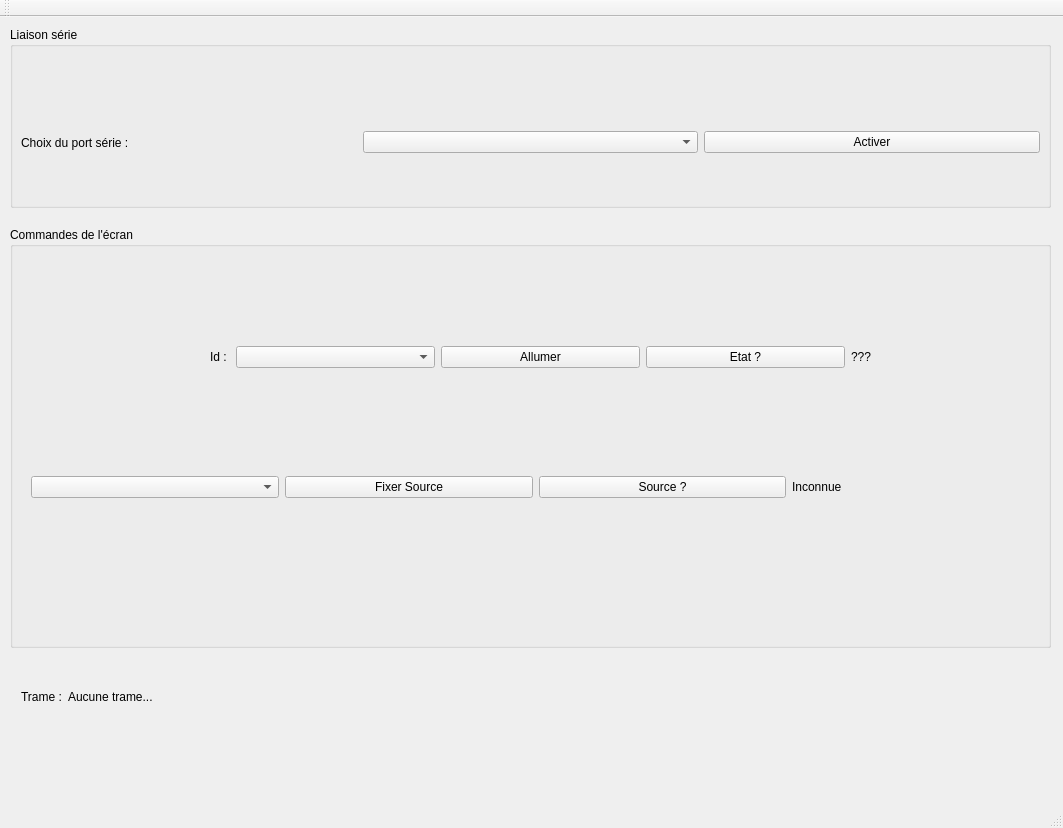
<?xml version="1.0" encoding="UTF-8"?>
<ui version="4.0">
 <class>CIhmAppEcranDyn</class>
 <widget class="QMainWindow" name="CIhmAppEcranDyn">
  <property name="geometry">
   <rect>
    <x>0</x>
    <y>0</y>
    <width>1063</width>
    <height>828</height>
   </rect>
  </property>
  <property name="windowTitle">
   <string>CIhmAppEcranDyn</string>
  </property>
  <widget class="QWidget" name="centralWidget">
   <widget class="QGroupBox" name="gbRs">
    <property name="geometry">
     <rect>
      <x>10</x>
      <y>10</y>
      <width>1041</width>
      <height>181</height>
     </rect>
    </property>
    <property name="title">
     <string>Liaison série</string>
    </property>
    <widget class="QWidget" name="horizontalLayoutWidget">
     <property name="geometry">
      <rect>
       <x>0</x>
       <y>70</y>
       <width>1041</width>
       <height>91</height>
      </rect>
     </property>
     <layout class="QHBoxLayout" name="horizontalLayoutRs">
      <item>
       <widget class="QLabel" name="laChoix">
        <property name="text">
         <string>Choix du port série : </string>
        </property>
       </widget>
      </item>
      <item>
       <widget class="QComboBox" name="cbPorts"/>
      </item>
      <item>
       <widget class="QPushButton" name="pbActiver">
        <property name="text">
         <string>Activer</string>
        </property>
       </widget>
      </item>
     </layout>
    </widget>
   </widget>
   <widget class="QWidget" name="horizontalLayoutWidget_2">
    <property name="geometry">
     <rect>
      <x>10</x>
      <y>640</y>
      <width>1041</width>
      <height>80</height>
     </rect>
    </property>
    <layout class="QHBoxLayout" name="horizontalLayoutTrame">
     <item>
      <widget class="QLabel" name="label">
       <property name="text">
        <string>Trame :</string>
       </property>
      </widget>
     </item>
     <item>
      <widget class="QLabel" name="lTrame">
       <property name="text">
        <string>Aucune trame...</string>
       </property>
      </widget>
     </item>
     <item>
      <spacer name="horizontalSpacer">
       <property name="orientation">
        <enum>Qt::Horizontal</enum>
       </property>
       <property name="sizeHint" stdset="0">
        <size>
         <width>40</width>
         <height>20</height>
        </size>
       </property>
      </spacer>
     </item>
    </layout>
   </widget>
   <widget class="QGroupBox" name="gbEcran">
    <property name="geometry">
     <rect>
      <x>10</x>
      <y>210</y>
      <width>1041</width>
      <height>421</height>
     </rect>
    </property>
    <property name="title">
     <string>Commandes de l'écran</string>
    </property>
    <widget class="QWidget" name="horizontalLayoutWidget_3">
     <property name="geometry">
      <rect>
       <x>10</x>
       <y>220</y>
       <width>1031</width>
       <height>80</height>
      </rect>
     </property>
     <layout class="QHBoxLayout" name="horizontalLayoutSource">
      <item>
       <widget class="QComboBox" name="cbSource"/>
      </item>
      <item>
       <widget class="QPushButton" name="pbSetSource">
        <property name="text">
         <string>Fixer Source</string>
        </property>
       </widget>
      </item>
      <item>
       <widget class="QPushButton" name="pbGetSource">
        <property name="text">
         <string>Source ?</string>
        </property>
       </widget>
      </item>
      <item>
       <widget class="QLabel" name="lGetSource">
        <property name="text">
         <string>Inconnue</string>
        </property>
       </widget>
      </item>
     </layout>
    </widget>
    <widget class="QWidget" name="horizontalLayoutWidget_4">
     <property name="geometry">
      <rect>
       <x>10</x>
       <y>90</y>
       <width>1041</width>
       <height>80</height>
      </rect>
     </property>
     <layout class="QHBoxLayout" name="horizontalLayoutAlim">
      <item>
       <widget class="QLabel" name="label_2">
        <property name="text">
         <string>Id : </string>
        </property>
        <property name="alignment">
         <set>Qt::AlignRight|Qt::AlignTrailing|Qt::AlignVCenter</set>
        </property>
       </widget>
      </item>
      <item>
       <widget class="QComboBox" name="cbId"/>
      </item>
      <item>
       <widget class="QPushButton" name="pbAlimentation">
        <property name="text">
         <string>Allumer</string>
        </property>
       </widget>
      </item>
      <item>
       <widget class="QPushButton" name="pbEtat">
        <property name="text">
         <string>Etat ?</string>
        </property>
       </widget>
      </item>
      <item>
       <widget class="QLabel" name="lEtat">
        <property name="text">
         <string>???</string>
        </property>
       </widget>
      </item>
     </layout>
    </widget>
   </widget>
  </widget>
  <widget class="QMenuBar" name="menuBar">
   <property name="geometry">
    <rect>
     <x>0</x>
     <y>0</y>
     <width>1063</width>
     <height>45</height>
    </rect>
   </property>
  </widget>
  <widget class="QToolBar" name="mainToolBar">
   <attribute name="toolBarArea">
    <enum>TopToolBarArea</enum>
   </attribute>
   <attribute name="toolBarBreak">
    <bool>false</bool>
   </attribute>
  </widget>
  <widget class="QStatusBar" name="statusBar"/>
 </widget>
 <layoutdefault spacing="6" margin="11"/>
 <resources/>
 <connections/>
</ui>
